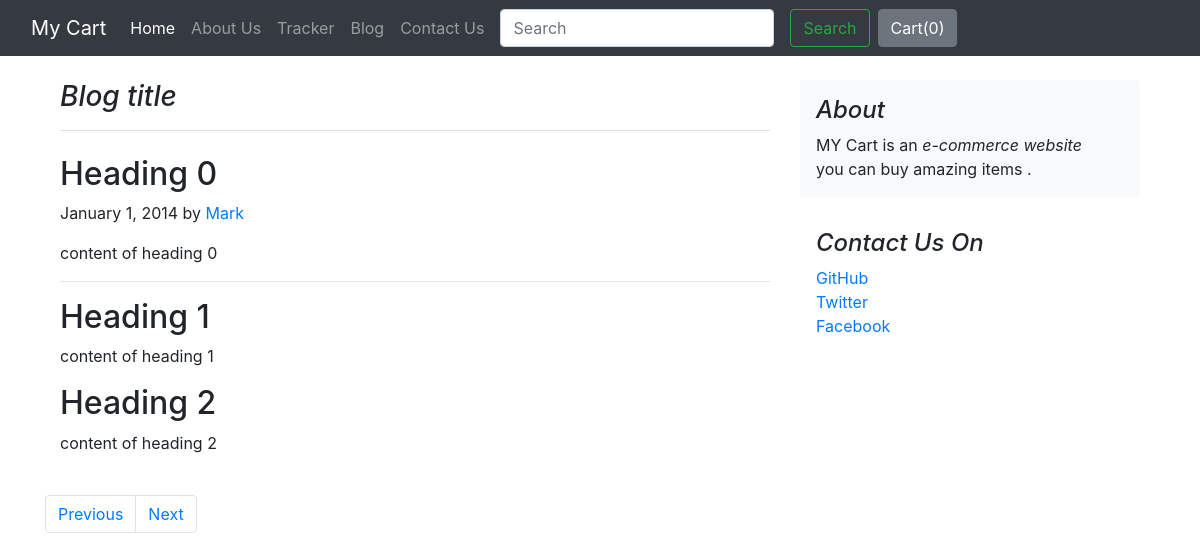
/blog/blogPost/1, run on the app's committed database.
### blog/models.py (models this page shows, shortened)
class BlogPost(models.Model):
    post_id = models.AutoField(primary_key=True)
    title = models.CharField(max_length=50)
    head0 = models.CharField(max_length= 500, default=" ")
    c_head0 = models.CharField(max_length= 5000, default=" ")
    head1 = models.CharField(max_length= 500, default=" ")
    c_head1 = models.CharField(max_length= 5000, default=" ")
    head2 = models.CharField(max_length= 500, default=" ")
    c_head2 = models.CharField(max_length= 5000, default=" ")
    pub_date = models.DateField()
    thumbnail = models.ImageField(upload_to = "blog/Images", default=" ")

### blog/views.py (the view)
# urls.py: path("blogPost/<int:id>", views.blogPost_fun, name="blogPost")
def blogPost_fun(request, id):
    post = BlogPost.objects.filter(post_id = id)[0]       # fetch data from data base
    return render(request, "blog/blog_post.html", {'post':post})

### blog/templates/blog/blog_post.html (shortened to what this page needs)
{%  extends 'blog/basic.html' %}
{% block body %}
<div class="container mt-4">
    <main role="main" class="container">
        <div class="row">
          <div class="col-md-8 blog-main">
            <h3 class="pb-3 mb-4 font-italic border-bottom">
              {{post.title}}
            </h3>
            <div class="blog-post">
              <h2 class="blog-post-title">{{post.head0}}</h2>
              <p class="blog-post-meta">January 1, 2014 by <a href="#">Mark</a></p>
              <p>{{post.c_head0}}</p>
              <hr>
              <h2>{{post.head1}}</h2>
              <p>{{post.c_head1}}</p>
              <h2>{{post.head2}}</h2>
              <p>{{post.c_head2}}</p>
            </div>
          </div>
          <aside class="col-md-4 blog-sidebar">
            <div class="p-3 mb-3 bg-light rounded">
              <h4 class="font-italic">About</h4>
              <p class="mb-0">MY Cart is an   <em>e-commerce website</em> </p> you can buy amazing items .</div>
            <div class="p-3">
              <h4 class="font-italic">Contact Us On</h4>
              <ol class="list-unstyled">
                <li><a href="#">GitHub</a></li>
                <li><a href="#">Twitter</a></li>
                <li><a href="#">Facebook</a></li>
              </ol>
            </div>
          </aside>
        </div>
      </main><br>
      <nav aria-label="Page navigation example">
        <ul class="pagination">
          <li class="page-item"><a class="page-link" href="/blog/blogPost{">Previous</a></li>
          <li class="page-item"><a class="page-link" href="#">Next</a></li>
        </ul>
      </nav>
</div>
{% endblock %}

### data on the page
BlogPost: title "Blog title", head0 "Heading 0", c_head0 "content of heading 0", head1 "Heading 1", c_head1 "content of heading 1", head2 "Heading 2", c_head2 "content of heading 2"
